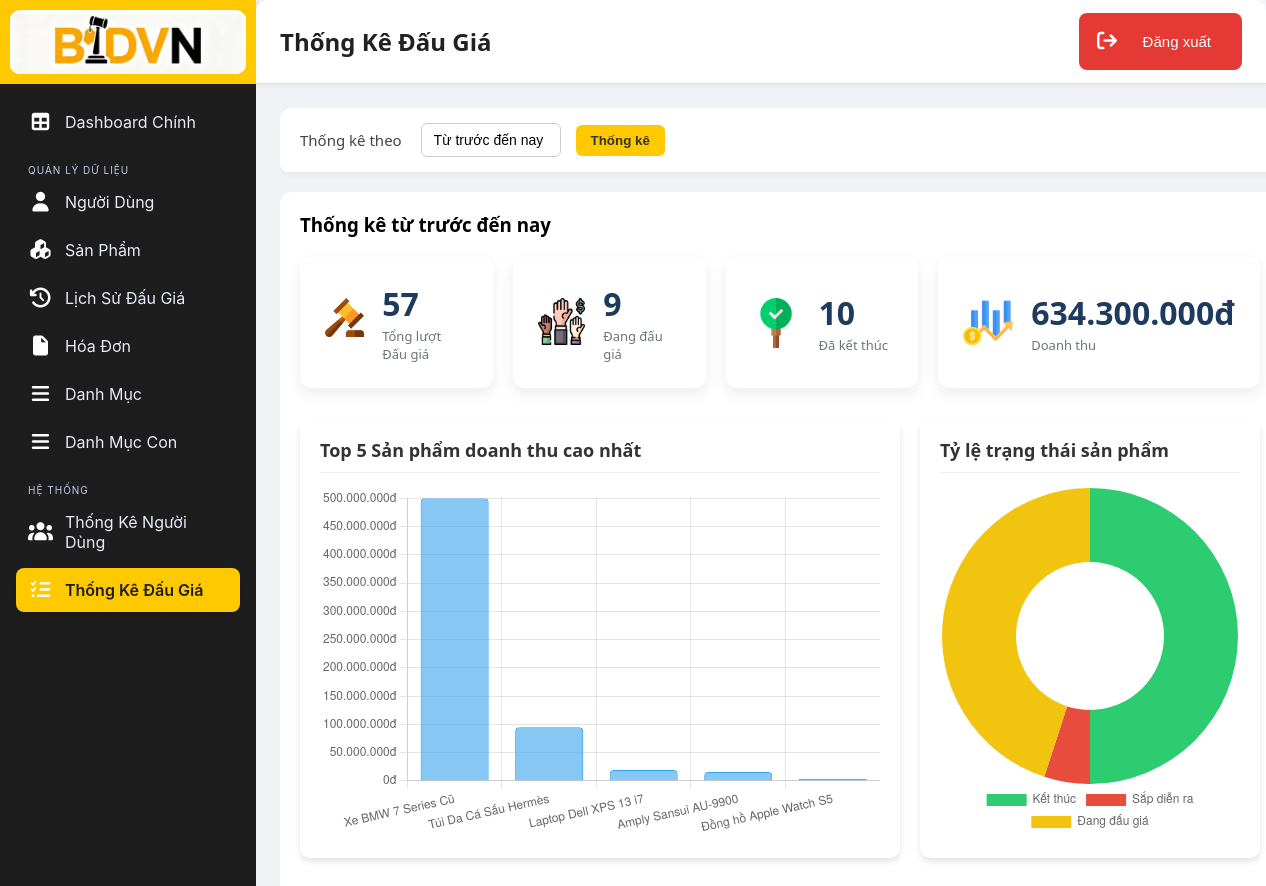
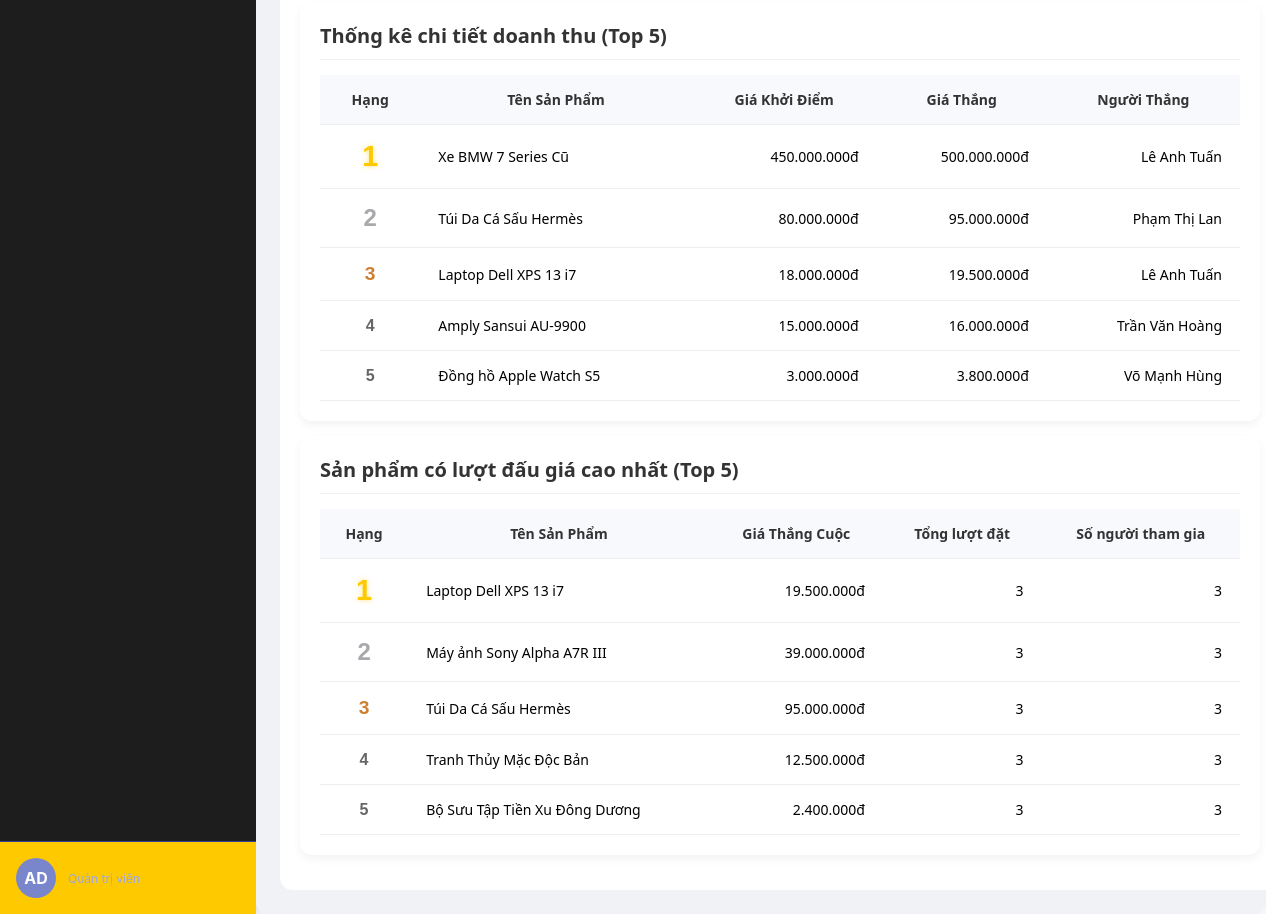
Page /admin_index.php?view=tkDG on the committed database (2 pictures, top to bottom).
### tables this page shows
CREATE TABLE `san_pham` (
  `MaSP` varchar(10) NOT NULL,
  `tensp` varchar(30) NOT NULL,
  `mota` varchar(1000) NOT NULL,
  `gia_khoidiem` float NOT NULL,
  `gia_hientai` float NOT NULL,
  `buocgia` float NOT NULL,
  `thoigian_batdau` datetime NOT NULL,
  `thoigian_ketthuc` datetime NOT NULL,
  `trangthai` varchar(15) NOT NULL,
  `hinhanh` varchar(30) NOT NULL,
  `MaND` varchar(10) NOT NULL,
  `MaDMCon` varchar(10) NOT NULL
);

CREATE TABLE `chi_tiet_hoa_don` (
  `soluong` int(11) NOT NULL,
  `thanhtien` float NOT NULL,
  `SoHD` varchar(10) NOT NULL,
  `MaSP` varchar(10) NOT NULL
);

CREATE TABLE `nguoi_dung` (
  `MaND` varchar(10) NOT NULL,
  `username` varchar(30) NOT NULL,
  `password` varchar(8) NOT NULL,
  `hoten` varchar(50) NOT NULL,
  `email` varchar(30) NOT NULL,
  `sdt` varchar(10) NOT NULL,
  `diachi` varchar(100) NOT NULL,
  `avarta` varchar(30) NOT NULL,
  `phanquyen` varchar(10) NOT NULL,
  `ngaydangky` datetime NOT NULL,
  `trangthai` varchar(15) NOT NULL
);

### assets/php/database/db_connection.php (called while the page is built, shortened)
<?PHP date_default_timezone_set('Asia/Ho_Chi_Minh');
  class db_connection
  {
    function __construct()
    {
      $this -> con = mysqli_connect("localhost", "root", "");
    }
  }
?>

### assets/php/sections/admin/tk_daugia.php (the view, shortened to what this page needs)
<?PHP
    $type = 'từ trước đến nay';
    $queryLuotTongDauGia    = "SELECT COUNT(*) AS tong FROM lich_su_dau_gia";
    $queryTongSpDangDauGia  = "SELECT COUNT(*) AS tong FROM san_pham WHERE trangthai = N'Đang đấu giá'";
    $queryTongSpKetThuc     = "SELECT COUNT(*) AS tong FROM san_pham WHERE trangthai = N'Kết thúc' OR trangthai = N'Đã kết thúc'";
    $queryTongDoanhThu      = "SELECT SUM(thanhtien) AS tong FROM chi_tiet_hoa_don";
    $queryXhGiaSp = "SELECT sp.tensp, sp.gia_khoidiem as 'giakd', cthd.thanhtien as 'tt', nd.hoten
                     FROM san_pham sp
                     JOIN chi_tiet_hoa_don cthd ON sp.MaSP = cthd.MaSP
                     JOIN hoa_don h ON cthd.SoHD = h.SoHD
                     JOIN nguoi_dung nd ON h.MaND = nd.MaND
                     WHERE sp.trangthai LIKE '%Kết thúc%'
                     ORDER BY cthd.thanhtien DESC LIMIT 5";
    $queryXhLuotDg = "SELECT sp.TenSP as 'tensp', MAX(ls.gia_hientai) AS 'GiaThangCuoc',
                             COUNT(ls.MaSP) AS 'LuotDat', COUNT(DISTINCT ls.MaND) AS 'NguoiThamGia'
                      FROM san_pham sp
                      JOIN lich_su_dau_gia ls ON ls.MaSP = sp.MaSP
                      WHERE sp.trangthai LIKE '%kết thúc%'
                      GROUP BY sp.MaSP, sp.TenSP
                      ORDER BY LuotDat DESC LIMIT 5";
    $resultBar = mysqli_query($kn->con, $queryXhGiaSp);
    $barLabels = [];
    $barData = [];
    if ($resultBar && mysqli_num_rows($resultBar) > 0) {
        while ($row = mysqli_fetch_array($resultBar)) {
            $barLabels[] = $row['tensp'];
            $barData[] = $row['tt'];
        }
    }
    $barLabelsJSON = json_encode($barLabels, JSON_UNESCAPED_UNICODE);
    $barDataJSON = json_encode($barData);
    $queryPie = "SELECT trangthai, COUNT(*) as solguong FROM san_pham GROUP BY trangthai";
    $resultPie = mysqli_query($kn->con, $queryPie);
    $pieLabels = [];
    $pieData = [];
    if ($resultPie && mysqli_num_rows($resultPie) > 0) {
        while ($row = mysqli_fetch_array($resultPie)) {
            $pieLabels[] = $row['trangthai'];
            $pieData[] = $row['solguong'];
        }
    }
    $pieLabelsJSON = json_encode($pieLabels, JSON_UNESCAPED_UNICODE);
    $pieDataJSON = json_encode($pieData);
?>
<!doctype html>
<html>
<head>
    <link rel="stylesheet" href="../../../css/thongkeDG.css">
</head>
<body>
    <div id="main-content">
        <form method="post" class="locThongKe-container">
            <label for="thongke_select">Thống kê theo&nbsp;</label>
            <?php
            $selected_option = isset($_POST['thongke_option']) ? $_POST['thongke_option'] : 'alltime';
            function check_selected($value, $current_selection) {
                if ($value === $current_selection) echo 'selected';
            }
            ?>
            <select name="thongke_option" id="thongke_select">
                <option value="alltime" <?php check_selected('alltime', $selected_option); ?>>Từ trước đến nay</option>
            </select>
            <input type="submit" name="thongke_button" value="Thống kê">
        </form>
        <div id="thongke-alltime-view" class="thongke-view">
            <div class="thongke_container">
                <?PHP echo '<h3>Thống kê '. $type .'</h3>'; ?>
                <div class="kpi-cards-container">
                    <?PHP
                        $result = mysqli_query($kn->con, $queryLuotTongDauGia);
                        $tongSP = ($result && mysqli_num_rows($result) > 0) ? mysqli_fetch_assoc($result)['tong'] : 0;
                    ?>
                    <div class="kpi-card">
                        <div class="kpi-icon"><img src="assets/imgs/others/auction.png" alt=""></div>
                        <div class="kpi-details">
                            <div class="kpi-value"><?PHP echo $tongSP; ?></div>
                            <div class="kpi-label">Tổng lượt Đấu giá</div>
                        </div>
                    </div>
                    <?PHP
                        $result = mysqli_query($kn->con, $queryTongSpDangDauGia);
                        $spDangDG = ($result && mysqli_num_rows($result) > 0) ? mysqli_fetch_assoc($result)['tong'] : 0;
                    ?>
                    <div class="kpi-card active-users">
                        <div class="kpi-icon"><img src="assets/imgs/others/bidding.png" alt=""></div>
                        <div class="kpi-details">
                            <div class="kpi-value"><?PHP echo $spDangDG; ?></div>
                            <div class="kpi-label">Đang đấu giá</div>
                        </div>
                    </div>
                    <?PHP
                        $result = mysqli_query($kn->con, $queryTongSpKetThuc);
                        $spKT = ($result && mysqli_num_rows($result) > 0) ? mysqli_fetch_assoc($result)['tong'] : 0;
                    ?>
                    <div class="kpi-card new-users">
                        <div class="kpi-icon"><img src="assets/imgs/others/bid.png" alt=""></div>
                        <div class="kpi-details">
                            <div class="kpi-value"><?PHP echo $spKT; ?></div>
                            <div class="kpi-label">Đã kết thúc</div>
                        </div>
                    </div>
                    <?PHP
                        $result = mysqli_query($kn->con, $queryTongDoanhThu);
                        $doanhthu = ($result && mysqli_num_rows($result) > 0) ? mysqli_fetch_assoc($result)['tong'] : 0;
                    ?>
                    <div class="kpi-card bidder-users">
                        <div class="kpi-icon"><img src="assets/imgs/others/profit-up.png" alt=""></div>
                        <div class="kpi-details">
                            <div class="kpi-value"><?PHP echo number_format($doanhthu, 0, '', '.') . "đ" ?></div>
                            <div class="kpi-label">Doanh thu</div>
                        </div>
                    </div>
                </div>
                <div class="charts-container" style="display: flex; gap: 20px; margin-top: 30px; margin-bottom: 30px;">
                    <div class="chart-box" style="flex: 2; background: #fff; padding: 20px; border-radius: 10px; box-shadow: 0 4px 6px rgba(0,0,0,0.1);">
                        <h3 class="chart-title" style="margin-bottom: 15px; font-size: 18px; color: #333;">Top 5 Sản phẩm doanh thu cao nhất</h3>
                        <canvas id="revenueBarChart" style="max-height: 350px;"></canvas>
                    </div>
                    <div class="chart-box small-chart" style="flex: 1; background: #fff; padding: 20px; border-radius: 10px; box-shadow: 0 4px 6px rgba(0,0,0,0.1);">
                        <h3 class="chart-title" style="margin-bottom: 15px; font-size: 18px; color: #333;">Tỷ lệ trạng thái sản phẩm</h3>
                        <canvas id="statusPieChart" style="max-height: 350px;"></canvas>
                    </div>
                </div>
                <div class="detail-table-container">
                    <h3 class="table-title">Thống kê chi tiết doanh thu (Top 5)</h3>
                    <table>
                        <thead>
                            <tr>
                                <th>Hạng</th><th>Tên Sản Phẩm</th><th>Giá Khởi Điểm</th><th>Giá Thắng</th><th>Người Thắng</th>
                            </tr>
                        </thead>
                        <tbody>
                            <?PHP
                                $result = mysqli_query($kn->con, $queryXhGiaSp);
                                $i = 0;
                                if($result) {
                                    while ($row = mysqli_fetch_array($result)) { $i++;
                            ?>
                                <tr>
                                    <td style="text-align: center"><?PHP echo $i; ?></td>
                                    <td><?PHP echo $row['tensp']; ?></td>
                                    <td><?PHP echo number_format($row['giakd'], 0, '', '.') . "đ" ?></td>
                                    <td><?PHP echo number_format($row['tt'], 0, '', '.') . "đ" ?></td>
                                    <td><?PHP echo $row['hoten']; ?></td>
                                </tr>
                            <?PHP }} ?>
                        </tbody>
                    </table>
                </div>
                <div class="detail-table-container">
                    <h3 class="table-title">Sản phẩm có lượt đấu giá cao nhất (Top 5)</h3>
                    <table>
                        <thead>
                            <tr>
                                <th>Hạng</th><th>Tên Sản Phẩm</th><th>Giá Thắng Cuộc</th><th>Tổng lượt đặt</th><th>Số người tham gia</th>
                            </tr>
                        </thead>
                        <tbody>
                            <?PHP
                                $result = mysqli_query($kn->con, $queryXhLuotDg);
                                $i = 0;
                                if($result) {
                                    while ($row = mysqli_fetch_array($result)) { $i++;
                            ?>
                                <tr>
                                    <td style="text-align: center"><?PHP echo $i; ?></td>
                                    <td><?PHP echo $row['tensp']; ?></td>
                                    <td><?PHP echo number_format($row['GiaThangCuoc'], 0, '', '.') . "đ" ?></td>
                                    <td><?PHP echo $row['LuotDat']; ?></td>
                                    <td><?PHP echo $row['NguoiThamGia']; ?></td>
                                </tr>
                            <?PHP }} ?>
                        </tbody>
                    </table>
                </div>
            </div>
        </div>
    </div>
    <script>
        const barLabels = <?php echo $barLabelsJSON ?: '[]'; ?>;
        const barData = <?php echo $barDataJSON ?: '[]'; ?>;
        const pieLabels = <?php echo $pieLabelsJSON ?: '[]'; ?>;
        const pieData = <?php echo $pieDataJSON ?: '[]'; ?>;
        document.addEventListener('DOMContentLoaded', function() {
            // Biểu đồ cột
            const revenueBarCanvas = document.getElementById('revenueBarChart');
            if (revenueBarCanvas) {
                new Chart(revenueBarCanvas.getContext('2d'), {
                    type: 'bar',
                    data: {
                        labels: barLabels,
                        datasets: [{
                            label: 'Doanh thu',
                            data: barData,
                            backgroundColor: 'rgba(54, 162, 235, 0.6)',
                            borderColor: 'rgb(54, 162, 235)',
                            borderWidth: 1,
                            borderRadius: 4
                        }]
                    },
                    options: {
                        responsive: true,
                        maintainAspectRatio: false,
                        plugins: { legend: { display: false } },
                        scales: {
                            y: { beginAtZero: true, ticks: { callback: v => v.toLocaleString('vi-VN') + 'đ' } }
                        }
                    }
                });
            }
            // Biểu đồ tròn
            const statusPieCanvas = document.getElementById('statusPieChart');
            if (statusPieCanvas) {
                new Chart(statusPieCanvas.getContext('2d'), {
                    type: 'doughnut',
                    data: {
                        labels: pieLabels,
                        datasets: [{
                            data: pieData,
                            backgroundColor: ['#2ecc71', '#e74c3c', '#f1c40f', '#95a5a6', '#3498db'],
                            borderWidth: 0
                        }]
                    },
                    options: {
                        responsive: true,
                        maintainAspectRatio: false,
                        plugins: { legend: { position: 'bottom' } }
                    }
                });
            }
        });
    </script>
</body>
</html>

### rows in the picture
san_pham: tensp "Xe BMW 7 Series Cũ", gia_khoidiem "450.000.000", chi_tiet_hoa_don.thanhtien "500.000.000", nguoi_dung.hoten "Lê Anh Tuấn"
san_pham: tensp "Túi Da Cá Sấu Hermès", gia_khoidiem "80.000.000", chi_tiet_hoa_don.thanhtien "95.000.000", nguoi_dung.hoten "Phạm Thị Lan"
san_pham: tensp "Laptop Dell XPS 13 i7", gia_khoidiem "18.000.000", chi_tiet_hoa_don.thanhtien "19.500.000", nguoi_dung.hoten "Lê Anh Tuấn"
san_pham: tensp "Amply Sansui AU-9900", gia_khoidiem "15.000.000", chi_tiet_hoa_don.thanhtien "16.000.000", nguoi_dung.hoten "Trần Văn Hoàng"
san_pham: tensp "Đồng hồ Apple Watch S5", gia_khoidiem "3.000.000", chi_tiet_hoa_don.thanhtien "3.800.000", nguoi_dung.hoten "Võ Mạnh Hùng"

### other values in the picture
$type "từ trước đến nay"
$tongSP "57"
$spDangDG "9"
$spKT "10"
$doanhthu "634.300.000"
$row['tensp'] "Laptop Dell XPS 13 i7"
$row['GiaThangCuoc'] "19.500.000"
$row['LuotDat'] "3"
$row['NguoiThamGia'] "3"
$row['tensp'] "Máy ảnh Sony Alpha A7R III"
$row['GiaThangCuoc'] "39.000.000"
$row['tensp'] "Túi Da Cá Sấu Hermès"
$row['GiaThangCuoc'] "95.000.000"
$row['tensp'] "Tranh Thủy Mặc Độc Bản"
$row['GiaThangCuoc'] "12.500.000"
